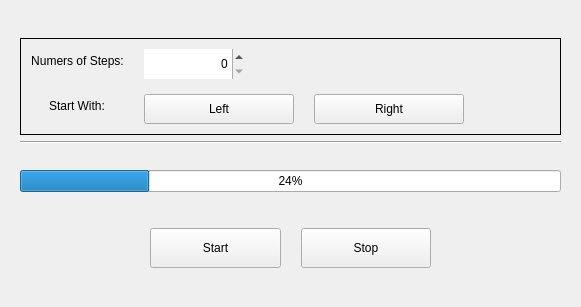
<?xml version="1.0" encoding="UTF-8"?>
<ui version="4.0">
 <class>WalkingForm</class>
 <widget class="QWidget" name="WalkingForm">
  <property name="geometry">
   <rect>
    <x>0</x>
    <y>0</y>
    <width>581</width>
    <height>307</height>
   </rect>
  </property>
  <layout class="QVBoxLayout" name="WalkingForm_2">
   <property name="leftMargin">
    <number>20</number>
   </property>
   <property name="rightMargin">
    <number>20</number>
   </property>
   <item>
    <spacer name="verticalSpacer_3">
     <property name="orientation">
      <enum>Qt::Vertical</enum>
     </property>
     <property name="sizeHint" stdset="0">
      <size>
       <width>20</width>
       <height>40</height>
      </size>
     </property>
    </spacer>
   </item>
   <item>
    <widget class="QFrame" name="formFrame">
     <property name="frameShape">
      <enum>QFrame::Box</enum>
     </property>
     <layout class="QFormLayout" name="formLayout">
      <property name="labelAlignment">
       <set>Qt::AlignCenter</set>
      </property>
      <property name="formAlignment">
       <set>Qt::AlignHCenter|Qt::AlignTop</set>
      </property>
      <property name="horizontalSpacing">
       <number>20</number>
      </property>
      <property name="verticalSpacing">
       <number>15</number>
      </property>
      <property name="leftMargin">
       <number>10</number>
      </property>
      <property name="topMargin">
       <number>10</number>
      </property>
      <property name="rightMargin">
       <number>10</number>
      </property>
      <property name="bottomMargin">
       <number>10</number>
      </property>
      <item row="0" column="0">
       <widget class="QLabel" name="label_5">
        <property name="text">
         <string>&lt;html&gt;&lt;head/&gt;&lt;body&gt;&lt;p align=&quot;center&quot;&gt;Numers of Steps:&lt;/p&gt;&lt;/body&gt;&lt;/html&gt;</string>
        </property>
        <property name="scaledContents">
         <bool>true</bool>
        </property>
       </widget>
      </item>
      <item row="1" column="0">
       <widget class="QLabel" name="label_4">
        <property name="text">
         <string>&lt;html&gt;&lt;head/&gt;&lt;body&gt;&lt;p align=&quot;center&quot;&gt;Start With:&lt;/p&gt;&lt;/body&gt;&lt;/html&gt;</string>
        </property>
        <property name="scaledContents">
         <bool>true</bool>
        </property>
       </widget>
      </item>
      <item row="1" column="1">
       <layout class="QHBoxLayout" name="horizontalLayout_9">
        <property name="spacing">
         <number>20</number>
        </property>
        <item>
         <widget class="QPushButton" name="pushButton_2">
          <property name="sizePolicy">
           <sizepolicy hsizetype="Fixed" vsizetype="Fixed">
            <horstretch>0</horstretch>
            <verstretch>0</verstretch>
           </sizepolicy>
          </property>
          <property name="minimumSize">
           <size>
            <width>150</width>
            <height>30</height>
           </size>
          </property>
          <property name="maximumSize">
           <size>
            <width>400</width>
            <height>30</height>
           </size>
          </property>
          <property name="text">
           <string>Left</string>
          </property>
         </widget>
        </item>
        <item>
         <widget class="QPushButton" name="stepButton">
          <property name="sizePolicy">
           <sizepolicy hsizetype="Fixed" vsizetype="MinimumExpanding">
            <horstretch>0</horstretch>
            <verstretch>0</verstretch>
           </sizepolicy>
          </property>
          <property name="minimumSize">
           <size>
            <width>150</width>
            <height>30</height>
           </size>
          </property>
          <property name="maximumSize">
           <size>
            <width>400</width>
            <height>30</height>
           </size>
          </property>
          <property name="sizeIncrement">
           <size>
            <width>0</width>
            <height>0</height>
           </size>
          </property>
          <property name="text">
           <string>Right</string>
          </property>
          <property name="autoDefault">
           <bool>false</bool>
          </property>
         </widget>
        </item>
        <item>
         <spacer name="horizontalSpacer_7">
          <property name="orientation">
           <enum>Qt::Horizontal</enum>
          </property>
          <property name="sizeHint" stdset="0">
           <size>
            <width>40</width>
            <height>20</height>
           </size>
          </property>
         </spacer>
        </item>
       </layout>
      </item>
      <item row="0" column="1">
       <layout class="QHBoxLayout" name="horizontalLayout_10">
        <item>
         <widget class="QSpinBox" name="spinBox">
          <property name="sizePolicy">
           <sizepolicy hsizetype="Preferred" vsizetype="Preferred">
            <horstretch>0</horstretch>
            <verstretch>0</verstretch>
           </sizepolicy>
          </property>
          <property name="minimumSize">
           <size>
            <width>100</width>
            <height>30</height>
           </size>
          </property>
          <property name="maximumSize">
           <size>
            <width>200</width>
            <height>16777215</height>
           </size>
          </property>
          <property name="frame">
           <bool>false</bool>
          </property>
          <property name="alignment">
           <set>Qt::AlignRight|Qt::AlignTrailing|Qt::AlignVCenter</set>
          </property>
         </widget>
        </item>
        <item>
         <spacer name="horizontalSpacer_8">
          <property name="orientation">
           <enum>Qt::Horizontal</enum>
          </property>
          <property name="sizeHint" stdset="0">
           <size>
            <width>40</width>
            <height>20</height>
           </size>
          </property>
         </spacer>
        </item>
       </layout>
      </item>
     </layout>
    </widget>
   </item>
   <item>
    <widget class="Line" name="line_3">
     <property name="orientation">
      <enum>Qt::Horizontal</enum>
     </property>
    </widget>
   </item>
   <item>
    <layout class="QHBoxLayout" name="horizontalLayout">
     <property name="topMargin">
      <number>20</number>
     </property>
     <property name="bottomMargin">
      <number>20</number>
     </property>
     <item>
      <widget class="QProgressBar" name="progressBar">
       <property name="value">
        <number>24</number>
       </property>
      </widget>
     </item>
    </layout>
   </item>
   <item>
    <layout class="QHBoxLayout" name="horizontalLayout_5">
     <property name="spacing">
      <number>20</number>
     </property>
     <property name="topMargin">
      <number>10</number>
     </property>
     <item>
      <spacer name="horizontalSpacer_3">
       <property name="orientation">
        <enum>Qt::Horizontal</enum>
       </property>
       <property name="sizeType">
        <enum>QSizePolicy::Expanding</enum>
       </property>
       <property name="sizeHint" stdset="0">
        <size>
         <width>40</width>
         <height>20</height>
        </size>
       </property>
      </spacer>
     </item>
     <item>
      <widget class="QPushButton" name="pushButton_4">
       <property name="sizePolicy">
        <sizepolicy hsizetype="MinimumExpanding" vsizetype="MinimumExpanding">
         <horstretch>0</horstretch>
         <verstretch>0</verstretch>
        </sizepolicy>
       </property>
       <property name="minimumSize">
        <size>
         <width>100</width>
         <height>40</height>
        </size>
       </property>
       <property name="maximumSize">
        <size>
         <width>400</width>
         <height>50</height>
        </size>
       </property>
       <property name="text">
        <string>Start</string>
       </property>
      </widget>
     </item>
     <item>
      <widget class="QPushButton" name="pushButton_3">
       <property name="sizePolicy">
        <sizepolicy hsizetype="MinimumExpanding" vsizetype="MinimumExpanding">
         <horstretch>0</horstretch>
         <verstretch>0</verstretch>
        </sizepolicy>
       </property>
       <property name="minimumSize">
        <size>
         <width>100</width>
         <height>40</height>
        </size>
       </property>
       <property name="maximumSize">
        <size>
         <width>400</width>
         <height>50</height>
        </size>
       </property>
       <property name="text">
        <string>Stop</string>
       </property>
      </widget>
     </item>
     <item>
      <spacer name="horizontalSpacer_9">
       <property name="orientation">
        <enum>Qt::Horizontal</enum>
       </property>
       <property name="sizeHint" stdset="0">
        <size>
         <width>40</width>
         <height>20</height>
        </size>
       </property>
      </spacer>
     </item>
    </layout>
   </item>
   <item>
    <spacer name="verticalSpacer_6">
     <property name="orientation">
      <enum>Qt::Vertical</enum>
     </property>
     <property name="sizeHint" stdset="0">
      <size>
       <width>20</width>
       <height>40</height>
      </size>
     </property>
    </spacer>
   </item>
  </layout>
 </widget>
 <resources/>
 <connections/>
</ui>
